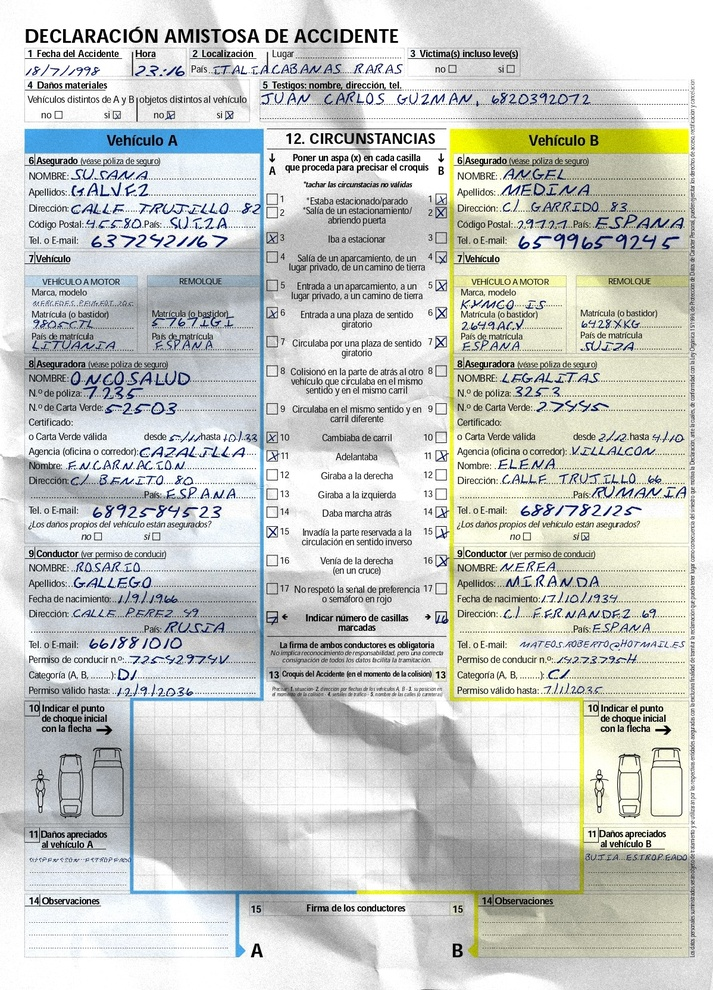
#> input picture images/input_image.jpg, 713 x 990 px, shrunk from 1198 x 1665 before the run
$ python -i checkbox_detection.py   (imports and definitions only)   (older library calls are emulated)
#> lines starting #> are read from the running program, lines starting #| are printed output that depends on the picture; after the words box and inside, x2 and y2 are one past the last pixel; in counts of white or black regions, pixels touching at a corner belong together
import os
import cv2
import csv
import numpy as np


# Read image into array
# image_array = cv2.imread("c.jpg")

def checkbox_detection(image_array):
#> called with image_array = 'images/input_image.jpg'
    image_array = cv2.imread(image_array)
#> image_array is the input picture: shape (990, 713, 3); mean B, G, R 201.7, 206, 203.4

    # Convert image to grayscale
    gray_scale_image = cv2.cvtColor(image_array, cv2.COLOR_BGR2GRAY)
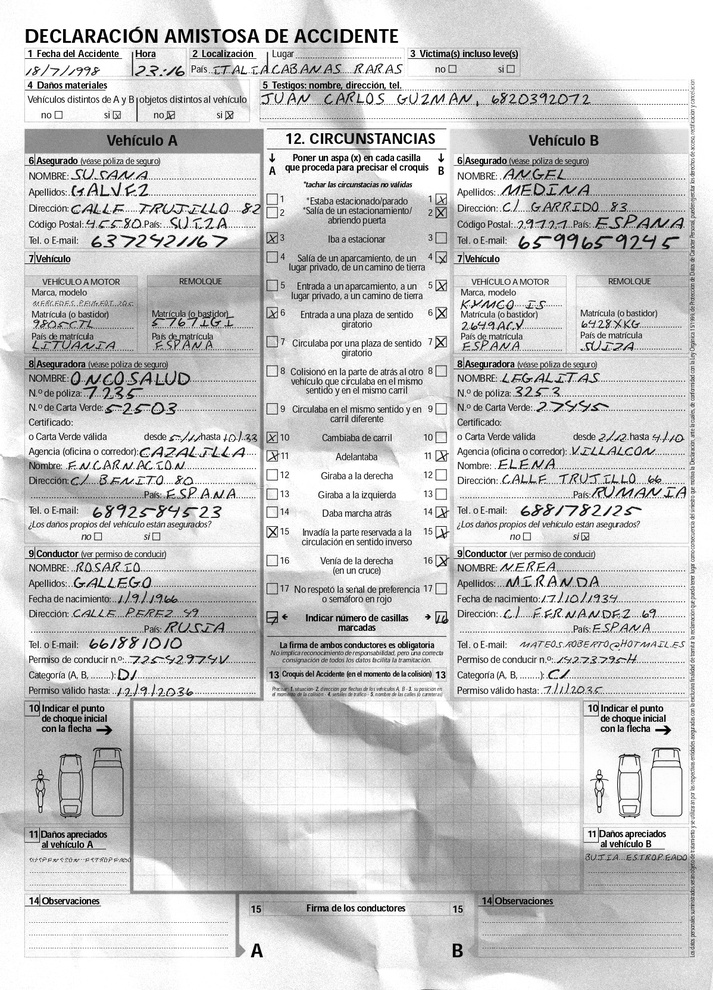
#> gray_scale_image: shape (990, 713); min 0, max 255, mean 204.8

    # Image thresholding
    _, img_bin = cv2.threshold(gray_scale_image, 0, 255, cv2.THRESH_BINARY | cv2.THRESH_OTSU)
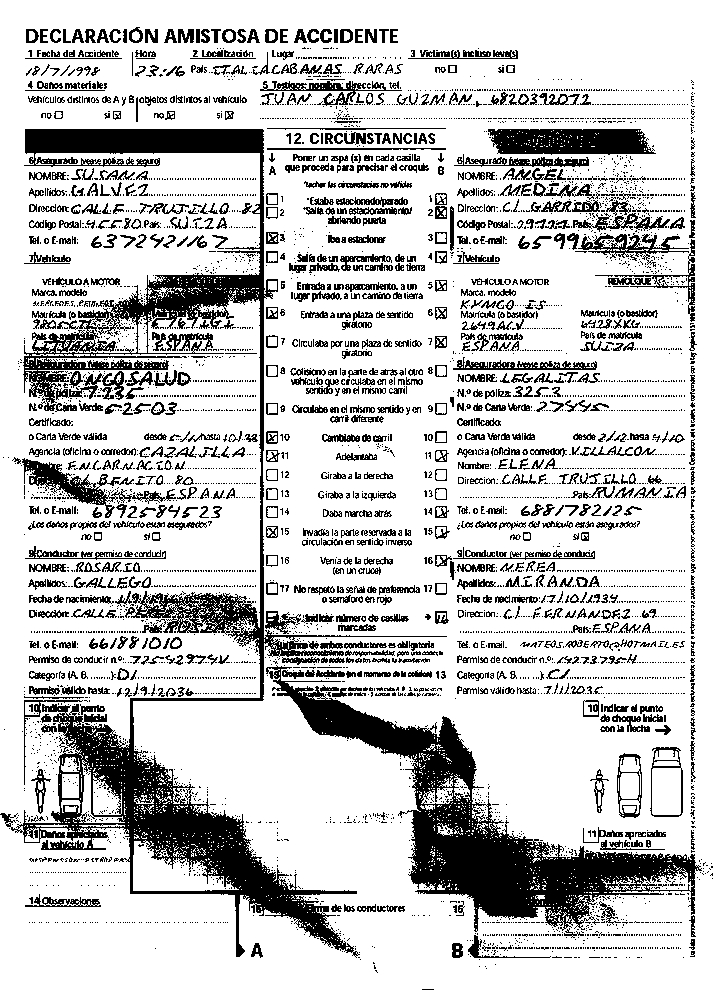
#> img_bin: shape (990, 713); 78.7% white; 5096 black regions (4070 under 20 px), largest, box (x1, y1, x2, y2) and area: (0, 129, 447, 958) 40654, (266, 665, 702, 932) 24325, (488, 129, 656, 155) 3687
    img_bin = cv2.adaptiveThreshold(gray_scale_image, 255, cv2.ADAPTIVE_THRESH_GAUSSIAN_C, cv2.THRESH_BINARY, 11, 15)
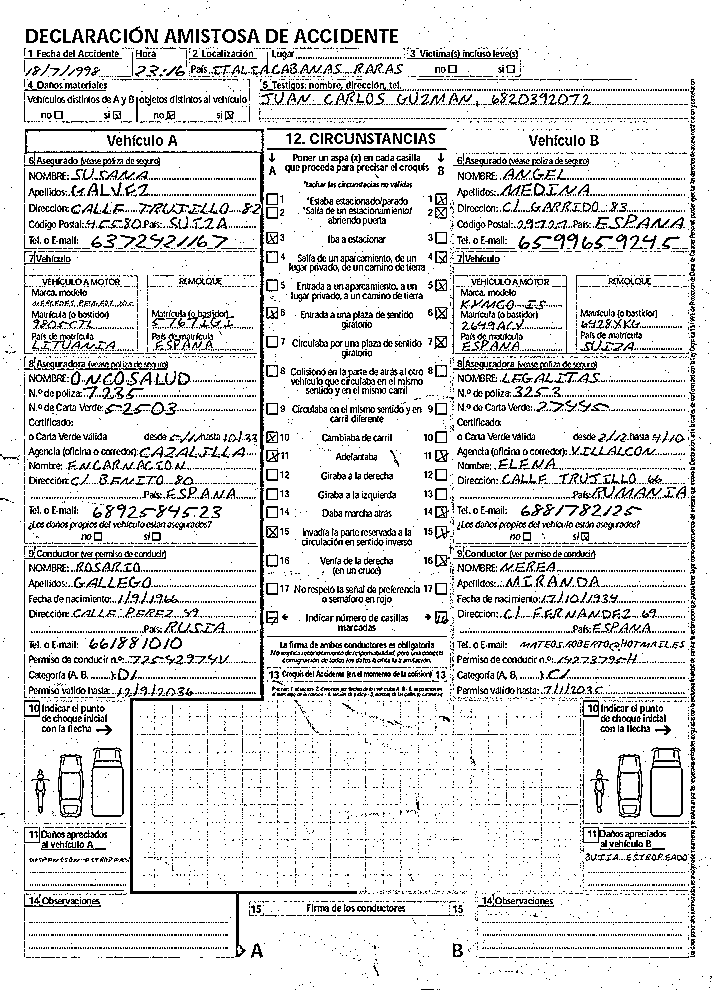
#> img_bin: shape (990, 713); 87% white; black in thin lines or dots

    img_bin = 255 - img_bin
#> img_bin: shape (990, 713); 13% white in thin lines or dots

    # Set min width to detect horizontal lines
    line_min_width = 1

    # Kernel to detect horizontal lines
    kernal_h = np.ones((1, line_min_width), np.uint8)

    # Kernel to detect vertical lines
    kernal_v = np.ones((line_min_width, 1), np.uint8)

    # Apply horizontal kernel on the image
    img_bin_horizontal = cv2.morphologyEx(img_bin, cv2.MORPH_OPEN, kernal_h)

    # Apply vertical kernel on the image
    img_bin_v = cv2.morphologyEx(img_bin, cv2.MORPH_OPEN, kernal_v)

    # Combine the images
    img_bin_final = img_bin_horizontal | img_bin_v

    # cv2.imshow("Greyscale Detection", img_bin_final)
    # cv2.waitKey(0)
    _, labels, stats, _ = cv2.connectedComponentsWithStats(~img_bin_final, connectivity=8, ltype=cv2.CV_32S)
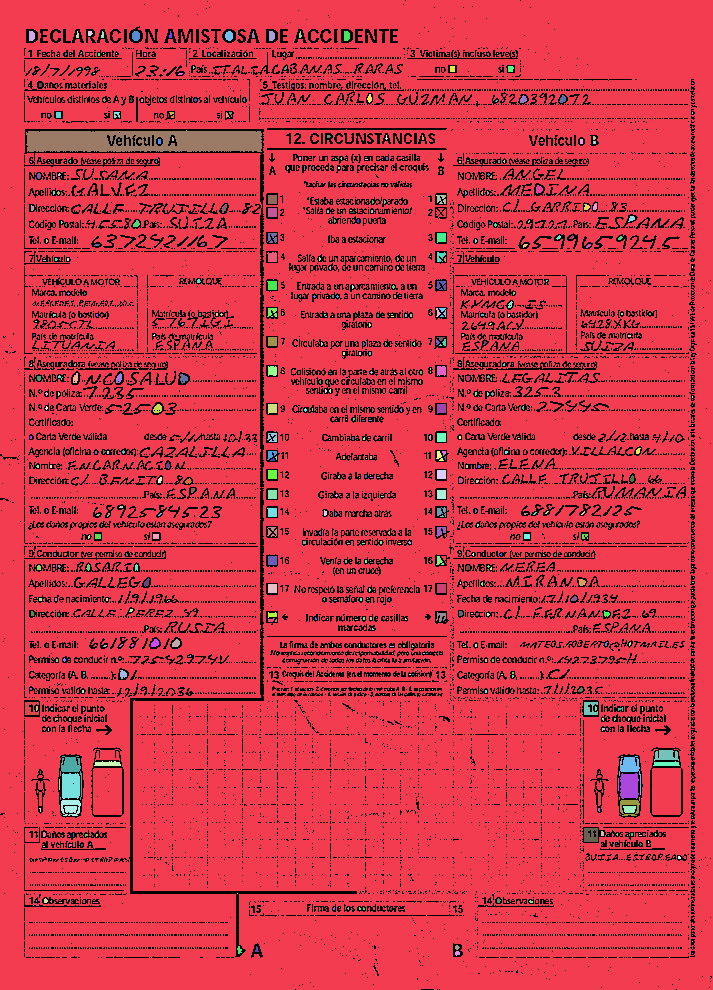
#> labels: shape (990, 713) int32; 709 distinct labels, from 0 to 708; one colour per label, 0 black
#> stats = 709 rows, first 6: [0, 0, 712, 990, 91912], [0, 0, 713, 990, 600051], [29, 31, 6, 10, 54], [76, 31, 3, 7, 15], [88, 31, 5, 5, 20], [101, 31, 3, 7, 16]
    dilation_kernel = np.ones((2, 2), np.uint8)

    names = ["Victima(s) incluso leve(s) — No",
             "Victima(s) incluso leve(s) — Si",
             "Daños materiales: Vehículos distintos de A y B — No",
             "Daños materiales: Vehículos distintos de A y B — Si",
             "Daños materiales:objetos distintos al vehículo — No",
             "Daños materiales: objetos distintos al vehículo — Si",
             "A Estaba estacionado/parado",
             "B Estaba estacionado/parado",
             "A Salía de un estacionamiento abriendo puerta",
             "B Salía de un estacionamiento abriendo puerta",
             "A Iba a estacionar",
             "B Iba a estacionar",
             "A Salia de un aparcamiento, de un Vehículo lugar privado, de un camino de tierra",
             "B Salia de un aparcamiento, de un Vehículo lugar privado, de un camino de tierra",
             "A Entrada a un aparcamiento, a un lugar privado, a un camino de tierra",
             "B Entrada a un aparcamiento, a un lugar privado, a un camino de tierra",
             "A Entrada a una plaza de sentido giratorio",
             "B Entrada a una plaza de sentido giratorio",
             "A Circulaba por una plaza de sentido giratono",
             "B Circulaba por una plaza de sentido giratono",
             "A Colisiono en la parte de atrás al otro vehiculo que circulaba en el mismo sentido y en el mismo carril",
             "B Colisiono en la parte de atrás al otro vehiculo que circulaba en el mismo sentido y en el mismo carril",
             "A Circulaba en el mismo sentido y en carril diferente",
             "B Circulaba en el mismo sentido y en carril diferente",
             "A Cambiaba de carril",
             "B Cambiaba de carril",
             "A Adelantaba",
             "B Adelantaba",
             "A Giraba a la derecha",
             "B Giraba a la derecha",
             "A Giraba a la izquierda",
             "B Giraba a la izquierda",
             "A Daba marcha atrás",
             "B Daba marcha atrás",
             "A Invadía la parte reservada a la circulación en sentido inverso",
             "B Invadía la parte reservada a la circulación en sentido inverso",
             "Vehiculo A — ¿Los daños propios del vehículo están asegurados? — No",
             "Vehiculo A — ¿Los daños propios del vehículo están asegurados? — Si",
             "Vehiculo B — ¿Los daños propios del vehículo están asegurados? — No",
             "Vehiculo B — ¿Los daños propios del vehículo están asegurados? — Si",
             "A Venía de la derecha (en un cruce)",
             "B Venía de la derecha (en un cruce)",
             "A No respeto la señal de preferencia o sematoro en rojo",
             "B No respeto la señal de preferencia o sematoro en rojo"
             ]

    data = []
    counter = 0
    for x, y, w, h, area in stats[2:]:
        aspect_ratio = w / h
        size = w * h

        # Apply filters
        if aspect_ratio > 0.9 and aspect_ratio < 1.3 and size > 80 and size < 500:
            # Check if the checkbox is ticked
            checkbox_roi = img_bin[y:y + h, x:x + w]
            checkbox_roi_dilated = cv2.dilate(checkbox_roi, dilation_kernel, iterations=1)
            black_pixels_count = np.sum(checkbox_roi_dilated == 0)
            total_pixels = checkbox_roi_dilated.shape[0] * checkbox_roi_dilated.shape[1]
            black_pixels_ratio = black_pixels_count / total_pixels

            # Set a threshold for black pixels ratio to determine if the checkbox is ticked
            if black_pixels_ratio > 0.94:
                ticked = ""
                # print(f"Checkbox at ({x}, {y}) is not ticked")
                cv2.rectangle(image_array, (x, y), (x + w, y + h), (0, 0, 255), 2)  # Draw a green rectangle
            else:
                ticked = "X"
                # print(f"Checkbox at ({x}, {y}) is ticked")
                cv2.rectangle(image_array, (x, y), (x + w, y + h), (0, 255, 0), 2)  # Draw a red rectangle
            # Create a list of lists to represent the rows of the CSV file
            try:
                # print([names[counter], x, y, w, h, ticked])
                data.append([names[counter], x, y, w, h, ticked])
            except IndexError:
                pass

            counter += 1
#> this loop made 707 passes
#> (aspect_ratio, size, black_pixels_count, total_pixels, black_pixels_ratio, ticked) on passes 129, 130, 141, 160, 173, 190, 191, 213, 250, 312, 331, 332: (1, 81, 81, 81, 1, ''), (1.11, 90, 36, 90, 0.4, 'X'), (1, 81, 81, 81, 1, ''), (1, 100, 37, 100, 0.37, 'X'), (1, 100, 66, 100, 0.66, 'X'), (1.11, 90, 74, 90, 0.822, 'X'), (1.11, 90, 32, 90, 0.356, 'X'), (1.11, 90, 40, 90, 0.444, 'X'), (1, 81, 81, 81, 1, ''), (1, 81, 40, 81, 0.494, 'X'), (1.11, 90, 30, 90, 0.333, 'X'), (1, 81, 81, 81, 1, '')
#> (x, y, w, h, area, aspect_ratio, size) on passes 1, 3, 5, 7, 9, 11: (29, 31, 6, 10, 54, 0.6, 60), (88, 31, 5, 5, 20, 1, 25), (132, 31, 8, 10, 68, 0.8, 80), (225, 31, 8, 10, 64, 0.8, 80), (269, 31, 6, 10, 54, 0.6, 60), (344, 31, 6, 10, 54, 0.6, 60)
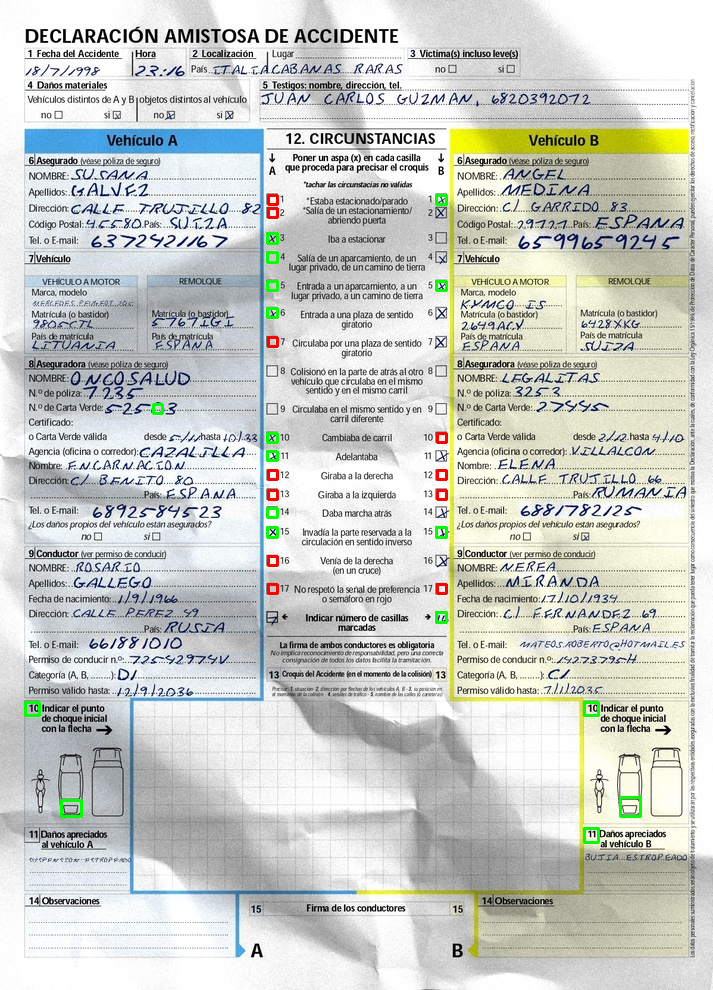
#> image_array: shape (990, 713, 3); 0.5% of pixels changed, all inside (x1, y1, x2, y2) = (24, 194, 642, 844)
#> after the loop, counter = 29; data = 29 items

    # Show the resulting image
    #cv2.imshow("Checkbox Detection", image_array)
    #cv2.waitKey(0)
    #cv2.destroyAllWindows()
    cv2.imwrite('images/checkbox_detected.jpg', image_array)

    with open("data/checkbox_detected.csv", 'w', newline='') as file:
        writer = csv.writer(file)
        # Write the header row (optional)
        writer.writerow(['campo', 'x', 'y', 'w', 'h', "text"])
        # Write each row of data to the file
        for row in data:
            writer.writerow(row)
#> this loop made 29 passes
#> row on passes 1, 2, 7, 8, 11, 12, 25, 26, 27, 28, 29: ['Victima(s) incluso leve(s) — No', 268, 195, 9, 9, ''], ['Victima(s) incluso leve(s) — Si', 436, 195, 10, 9, 'X'], ['A Estaba estacionado/parado', 436, 281, 10, 9, 'X'], ['B Estaba estacionado/parado', 267, 308, 10, 9, 'X'], ['A Iba a estacionar', 267, 433, 10, 9, 'X'], ['B Iba a estacionar', 437, 433, 9, 9, ''], ['A Cambiaba de carril', 25, 702, 14, 13, 'X'], ['B Cambiaba de carril', 584, 702, 14, 13, 'X'], ['A Adelantaba', 620, 797, 20, 19, 'X'], ['B Adelantaba', 61, 800, 20, 16, 'X'], ['A Giraba a la derecha', 584, 828, 14, 14, 'X']

>>> result = checkbox_detection('images/input_image.jpg')
